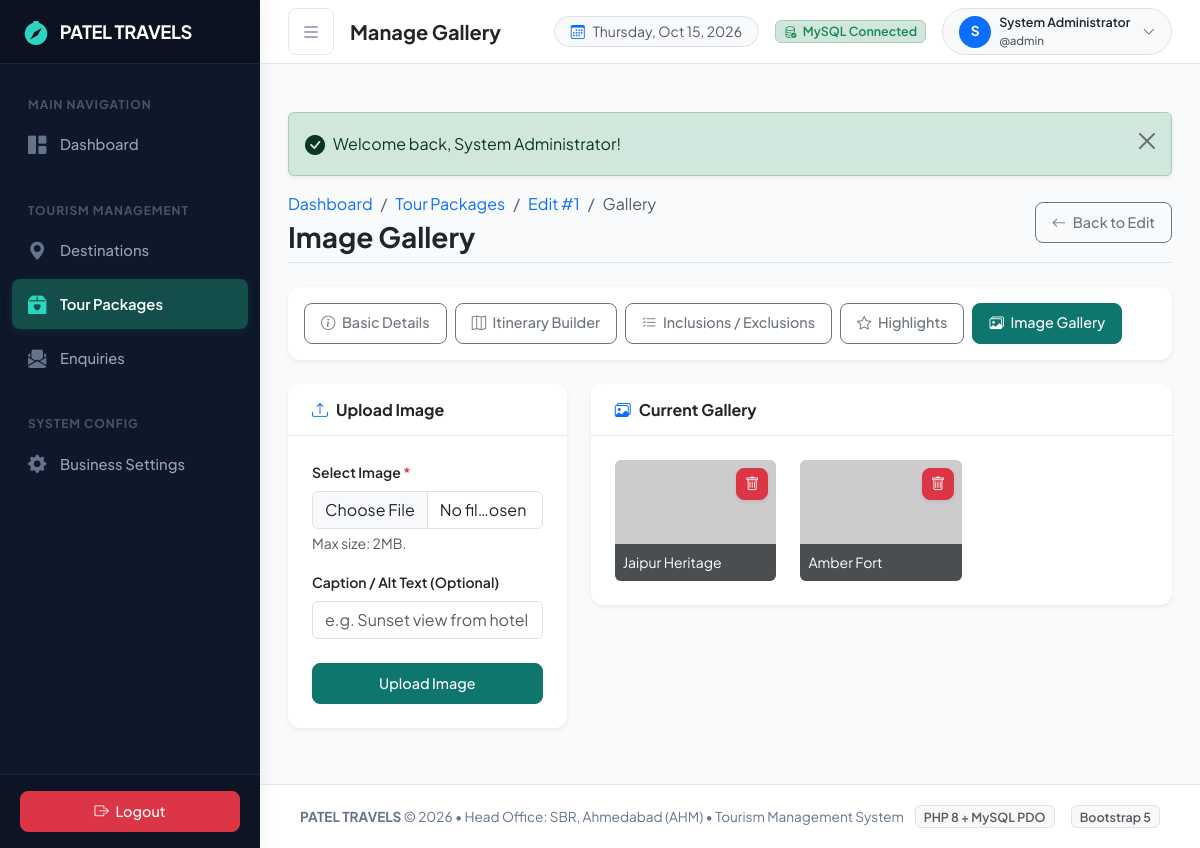
The app's page /admin/packages/gallery.php?id=1 (signed in), older data.
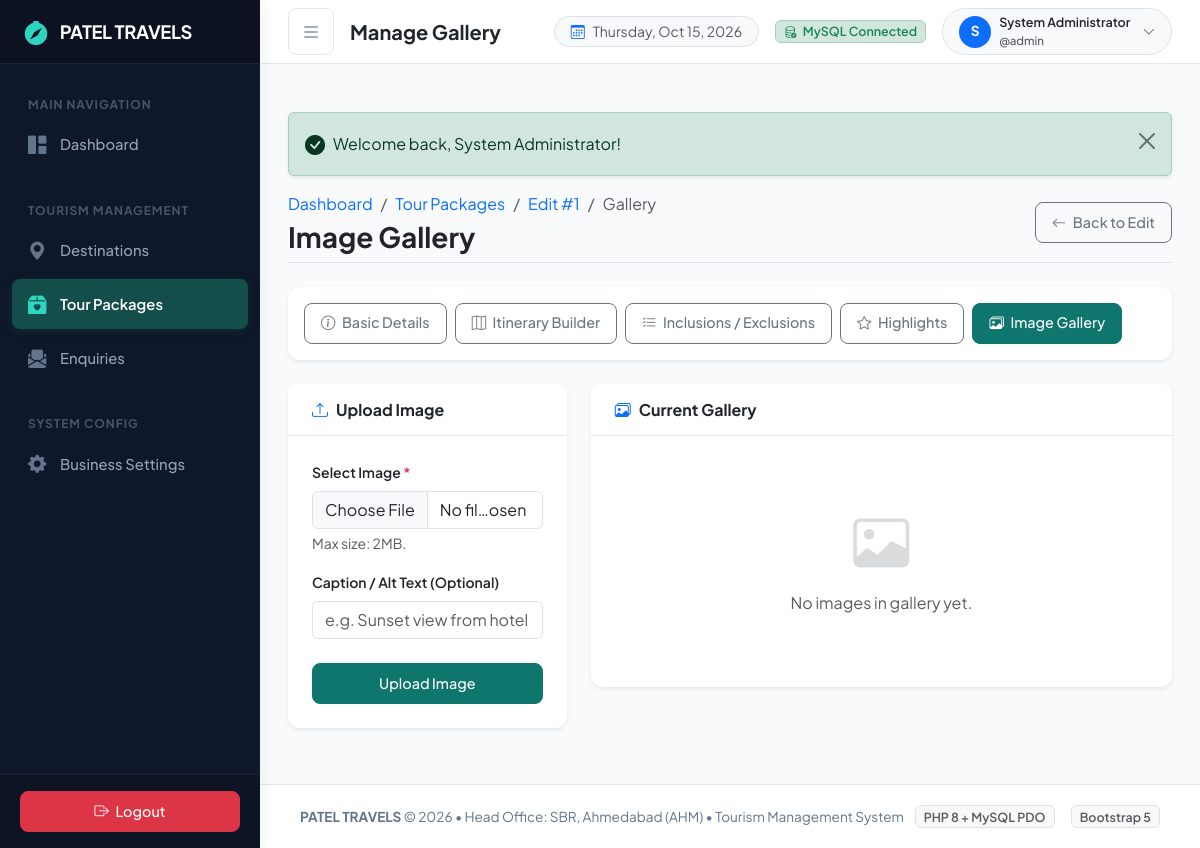
The same page, newer data.
### tables this page shows
CREATE TABLE `plan_images` (
  `id` int NOT NULL AUTO_INCREMENT,
  `package_id` int NOT NULL,
  `image_path` varchar(255) NOT NULL,
  `alt_text` varchar(200) DEFAULT NULL,
  `display_order` int DEFAULT '0',
  `is_featured` tinyint(1) DEFAULT '0',
  PRIMARY KEY (`id`),
  KEY `fk_images_pkg` (`package_id`),
  CONSTRAINT `fk_images_pkg` FOREIGN KEY (`package_id`) REFERENCES `packages` (`package_id`) ON DELETE CASCADE ON UPDATE CASCADE
);

### admin/packages/gallery.php (the view, shortened to what the changed rows need)
<?php
$pdo = getDBConnection();
$id = (int)($_GET['id'] ?? 0);
$stmt = $pdo->prepare("SELECT * FROM plan_images WHERE package_id = :id ORDER BY id ASC");
$stmt->execute([':id' => $id]);
$images = $stmt->fetchAll();
require_once __DIR__ . '/../../includes/header.php';
require_once __DIR__ . '/../../includes/navbar.php';
?>
<div class="container-fluid p-0">
    <div class="row">
        <div class="col-lg-8">
            <div class="card border-0 shadow-sm">
                <div class="card-body p-4">
                    <?php if (empty($images)): ?>
                        <div class="text-center text-muted py-5">
                            <i class="bi bi-image display-4 text-secondary opacity-25 d-block mb-3"></i>
                            <p class="mb-0">No images in gallery yet.</p>
                        </div>
                    <?php else: ?>
                        <div class="row g-4">
                            <?php foreach ($images as $img): ?>
                                <div class="col-md-4 col-sm-6">
                                    <div class="position-relative bg-light rounded overflow-hidden" style="padding-top: 75%;">
                                        <img src="<?= str_starts_with($img['image_path'], 'http') ? $img['image_path'] : url('assets/images/packages/' . htmlspecialchars($img['image_path'])) ?>"
                                             class="position-absolute top-0 w-100 h-100 object-fit-cover"
                                             alt="<?= htmlspecialchars($img['alt_text'] ?? '') ?>"
                                             onerror="this.src='https://placehold.co/400x300?text=Image+Missing'">
                                        <form action="" method="POST" class="position-absolute top-0 end-0 m-2">
                                            <button type="submit" class="btn btn-sm btn-danger shadow-sm py-1 px-2" title="Delete" onclick="return confirm('Delete this image?')">
                                                <i class="bi bi-trash"></i>
                                            </button>
                                        </form>
                                        <?php if (!empty($img['alt_text'])): ?>
                                            <div class="position-absolute bottom-0 w-100 bg-dark bg-opacity-75 text-white p-2 small text-truncate">
                                                <?= htmlspecialchars($img['alt_text']) ?>
                                            </div>
                                        <?php endif; ?>
                                    </div>
                                </div>
                            <?php endforeach; ?>
                        </div>
                    <?php endif; ?>
                </div>
            </div>
        </div>
    </div>
</div>
<?php require_once __DIR__ . '/../../includes/footer.php'; ?>

Row changes from the older to the newer data that the page shows:
removed plan_images: alt_text "Jaipur Heritage"
removed plan_images: alt_text "Amber Fort"
Text that changed along with them:
text now shown: "No images in gallery yet."
